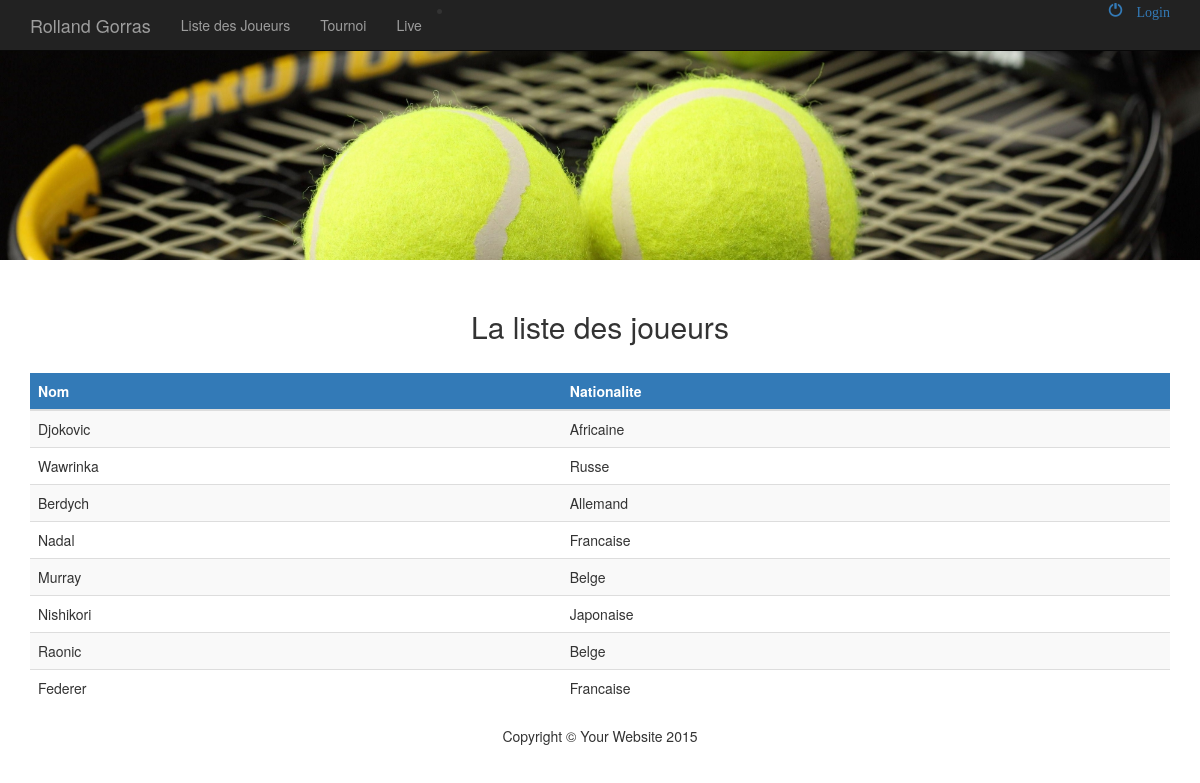
The app's page /index.php?page=_joueur, older data.
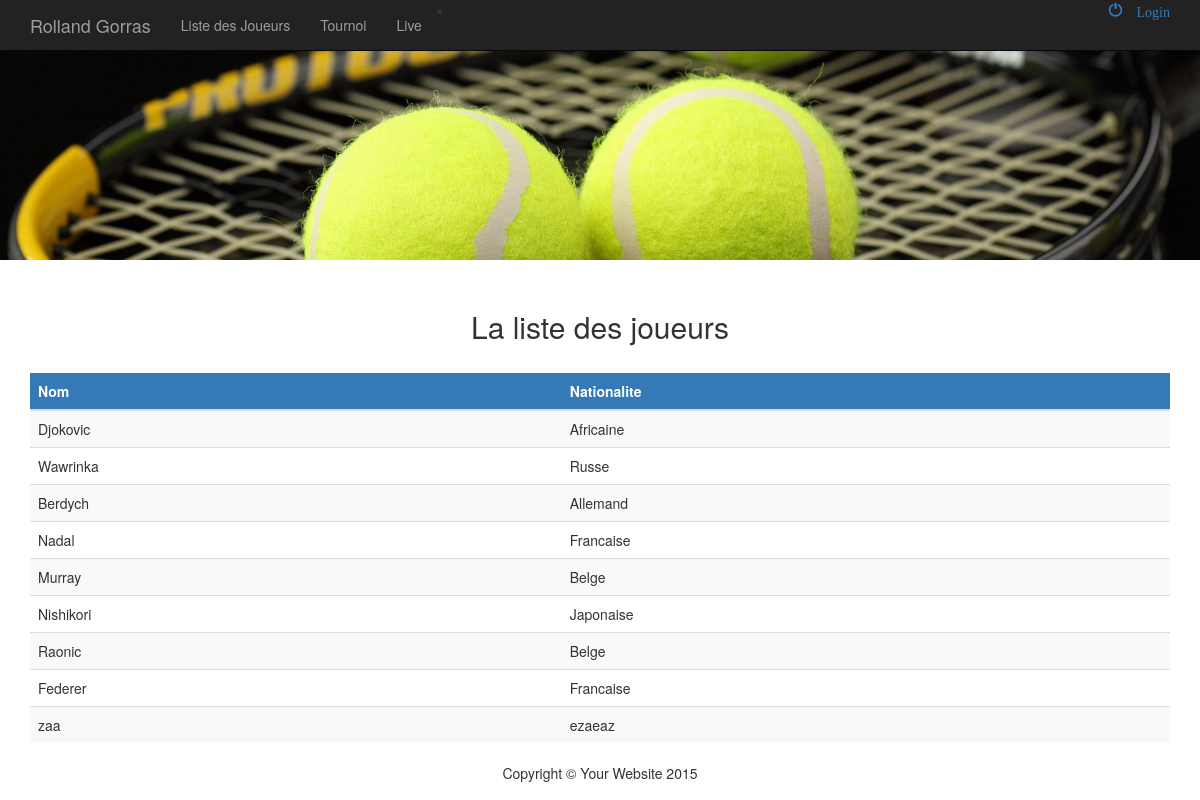
The same page, newer data.
### tables this page shows
CREATE TABLE IF NOT EXISTS `player` (
  `id` int(11) NOT NULL AUTO_INCREMENT,
  `nom` varchar(60) NOT NULL,
  `nationalite` varchar(30) DEFAULT NULL,
  PRIMARY KEY (`id`)
);

### index.php (called while the page is built)
<?php
include_once "ctrl/ctrl_principal.php";
?>

### model/daoJoueur.php (called while the page is built, shortened)
<?php
class daoJoueur{
	public static function getListeJoueur(){
		$query = "SELECT * FROM player LIMIT 0 , 30";
		$res=mysql_query($query);
		$items=array();
		while($ligne=mysql_fetch_assoc($res)){
			$item=new item();
			$item->monID=$ligne['id'];
			$item->nom=$ligne['nom'];
			$item->nationalite=$ligne['nationalite'];
			$items[]=$item;
		}
		return $items;
	}
}
?>

### model/modelJoueur.php (called while the page is built, shortened)
<?php
class item {
    static function getJoueurs() {
        include_once 'daoJoueur.php';
        $items = daoJoueur::getListeJoueur();
        return $items;
    }
}
?>

### vue/joueur.php (the view)
<?php require "$racine/vue/header.php"; ?>
<div class="container">
    <center><h2>La liste des joueurs</h2></center>
    <table class="table table-striped">
        <thead>
            <tr class="btn-primary">
                <th>Nom</th>
                <th>Nationalite</th>
            </tr>
        </thead>
        <tbody>
            <?php
            echo '<br>';
            for ($i = 0; $i < count($item); $i++) {
                echo'<tr>';
                echo '<td>' . $item[$i]->nom . '</td><td>' . $item[$i]->nationalite . '</td>';
                echo'</tr>';
            };
            ?>
        </tbody>
    </table>
</div>
<?php require "$racine/vue/footer.php"; ?>

### ctrl/ctrl_principal.php (shortened to what this page needs)
<?php
$nom_projet = "/rollandGorras";
$racine = "c:/wamp/www" . $nom_projet;
function ctrl_joueur() {
    global $racine, $nom_projet;
    include_once "$racine/ctrl/joueur.php";
}
if ($_SERVER['REQUEST_METHOD'] == "POST") {
    if (isset($_SESSION['page'])) {
        if ($_SESSION['page'] == '_admin') {
            echo 'retour admin';
        } elseif ($_SESSION['page'] == '_admin_joueur') {
            ctrl_admin_joueur();
        } elseif ($_SESSION['page'] == '_admin_partie') {
            ctrl_admin_partie();
        } elseif ($_SESSION['page'] == '_login') {
            ctrl_gestion_login();
        } elseif ($_SESSION['page'] == '_admin_creer_partie') {
            ctrl_admin_creer_partie();
        } elseif ($_SESSION['page'] == '_parties_client') {
            ctrl_parties_client();
        }elseif ($_SESSION['page'] == '_live') {
            ctrl_live();
        }
    } else {
        echo 'ctrl principal else post';
        ctrl_index();
    }
} else {
    if (isset($_GET['page'])) {
        if ($_GET['page'] == '_joueur') {
            ctrl_joueur();
        }
    } else {
        ctrl_index();
    }
}
?>

### ctrl/joueur.php (shortened to what this page needs)
<?php
if($_SERVER['REQUEST_METHOD']=="GET"){
	if ($_GET['page']=='_admin_joueur'){
		$msg="";
		include_once"$racine/model/modelJoueur.php";
		$item = item::getJoueurs();
		include_once"$racine/vue/admin/joueur.php";
	} else if ($_GET['page']=='_joueur'){
		include_once"$racine/model/modelJoueur.php";
		$item = item::getJoueurs();
		include_once "$racine/vue/joueur.php";
	}
}
?>

### vue/header.php (shortened to what this page needs)
<!DOCTYPE html>
<html lang="en">
    <head>
        <link href="vue/css/bootstrap.min.css" rel="stylesheet">
        <link href="vue/css/custom.css" rel="stylesheet">
    </head>
    <body>
        <nav class="navbar navbar-inverse navbar-fixed-top" role="navigation">
            <div class="container">
                <div class="navbar-header">
                    <a class="navbar-brand" href="index.php">Rolland Gorras</a>
                </div>
                <div class="collapse navbar-collapse" id="bs-example-navbar-collapse-1">
                    <ul class="nav navbar-nav">
                        <li>
                            <a href="<?php print("$nom_projet/index.php?page=_joueur"); ?>">Liste des Joueurs</a>
                        </li>
                        <li>
                            <a href="<?php print("$nom_projet/index.php?page=_parties_client"); ?>">Tournoi</a>
                        </li>
                        <li>
                            <a href="<?php print("$nom_projet/index.php?page=_live"); ?>">Live</a>
                        </li>
                        <?php
                        if (isset($_SESSION['login']) && isset($_SESSION['password'])) {
                            echo'<li><a href="' . $nom_projet . '/index.php?page=_admin_joueur">Gestion des joueurs</a></li>';
                            echo'<li><a href="' . $nom_projet . '/index.php?page=_admin_partie">Gestion des scores</a></li>';
                            echo'<li><a href="' . $nom_projet . '/index.php?page=_admin_creer_partie">Création de partie</a></li>';
                            echo '</ul><li><ul class="nav pull-right"><a href="' . $nom_projet . '/model/logout.php" class="glyphicon glyphicon-off"> Logout</a></ul> </li>';
                        } else {
                            echo '</ul><li><ul class="nav pull-right"><a href="' . $nom_projet . '/index.php?page=_login" class="glyphicon glyphicon-off"> Login</a></ul></li>';
                        }
                        ?>
                </div>
            </div>
        </nav>
        <header class="image-bg-fluid-height">
            <img class="img-responsive img-center imgHeader " src="<?php print("$nom_projet/vue/img/tenis.jpg");?>"  alt="">
        </header>

### vue/footer.php (shortened to what this page needs)
    <footer>
        <div class="container">
            <div class="row">
                <div class="col-lg-12" align="center">
                    <p>Copyright &copy; Your Website 2015</p>
                </div>
            </div>
        </div>
    </footer>
</body>
</html>

### vue/css/custom.css (style rules this page uses)
.imgHeader { margin-bottom: 30px; }

Row changes from the older to the newer data that the page shows:
added player: nom "zaa", nationalite "ezaeaz"
